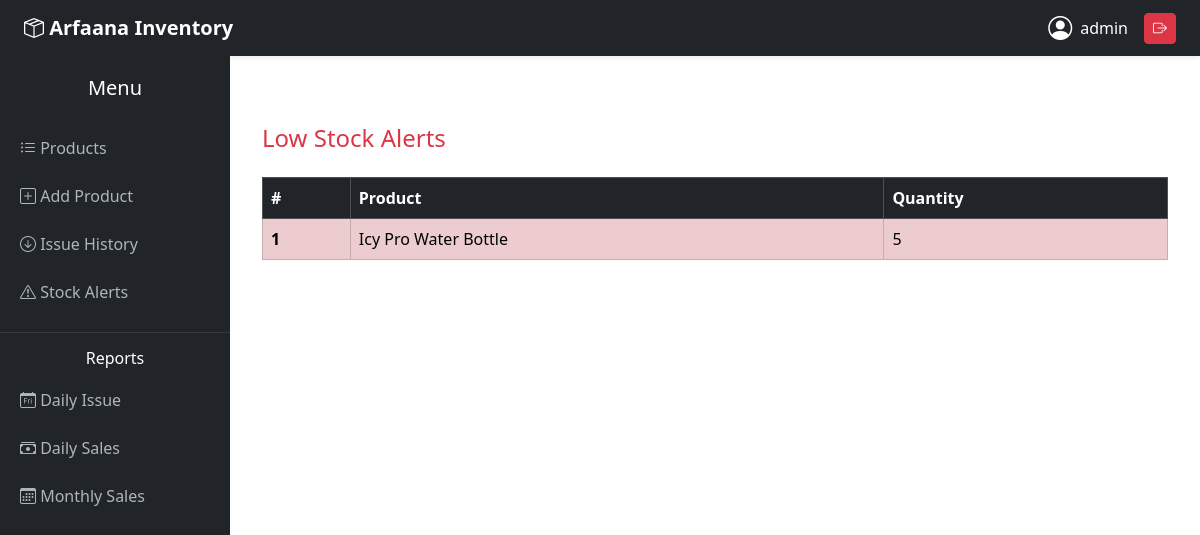
Page /stock-alerts/ (signed in) on the earlier database version.
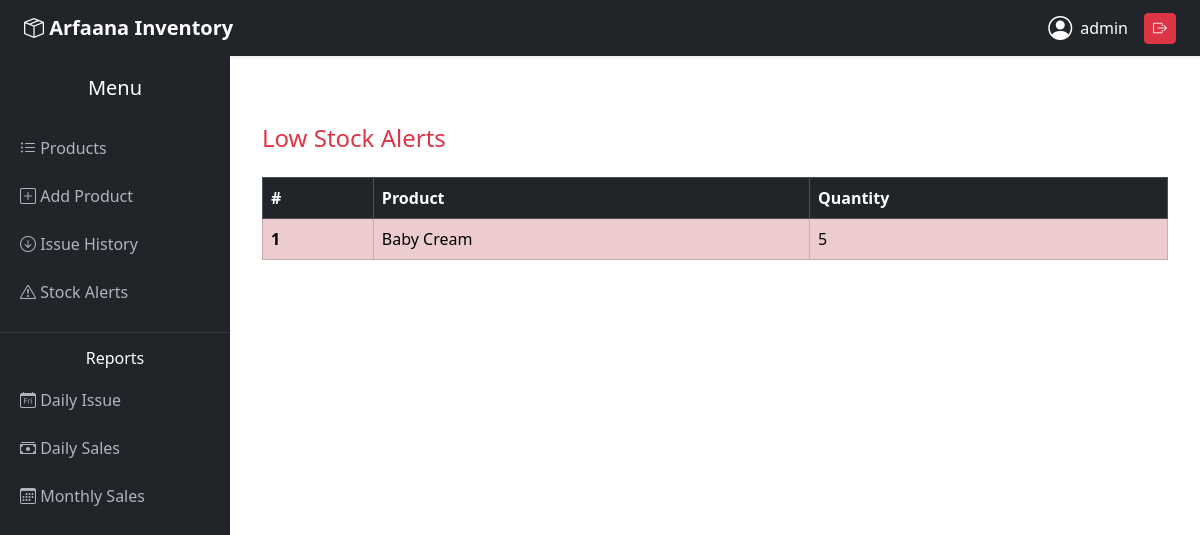
Same page on the later database version.
### products/models.py (models this page shows, shortened)
class Product(models.Model):
    name = models.CharField(max_length=100)
    unit_price = models.DecimalField(max_digits=10, decimal_places=2)
    quantity = models.PositiveIntegerField()
    total_price = models.DecimalField(max_digits=10, decimal_places=2, editable=False)
    created_date = models.DateTimeField(auto_now_add=True)

### products/views.py (the view)
# urls.py: path('stock-alerts/', views.stock_alerts, name='stock_alerts'),
@login_required
def stock_alerts(request):
    low_stock_products = Product.objects.filter(quantity__lte=5)
    return render(request, 'products/stock_alerts.html', {
        'products': low_stock_products
    })

### products/templates/products/stock_alerts.html
{% extends 'products/base.html' %}
{% block content %}
<div class="container mt-5">
    <h4 class="text-danger mb-4">Low Stock Alerts</h4>
    <div class="table-responsive">
        <table class="table table-striped table-hover table-bordered align-middle">
            <thead class="table-dark">
                <tr>
                    <th scope="col">#</th>
                    <th scope="col">Product</th>
                    <th scope="col">Quantity</th>
                </tr>
            </thead>
            <tbody>
                {% for p in products %}
                <tr class="table-danger">
                    <th scope="row">{{ forloop.counter }}</th>
                    <td>{{ p.name }}</td>
                    <td>{{ p.quantity }}</td>
                </tr>
                {% empty %}
                <tr>
                    <td colspan="3" class="text-center text-muted">No low stock products</td>
                </tr>
                {% endfor %}
            </tbody>
        </table>
    </div>
</div>
{% endblock %}

Differences in the rows shown:
no longer on this page (row edited): Product: name "Icy Pro Water Bottle", quantity "5"
added Product: name "Baby Cream", quantity "5"
